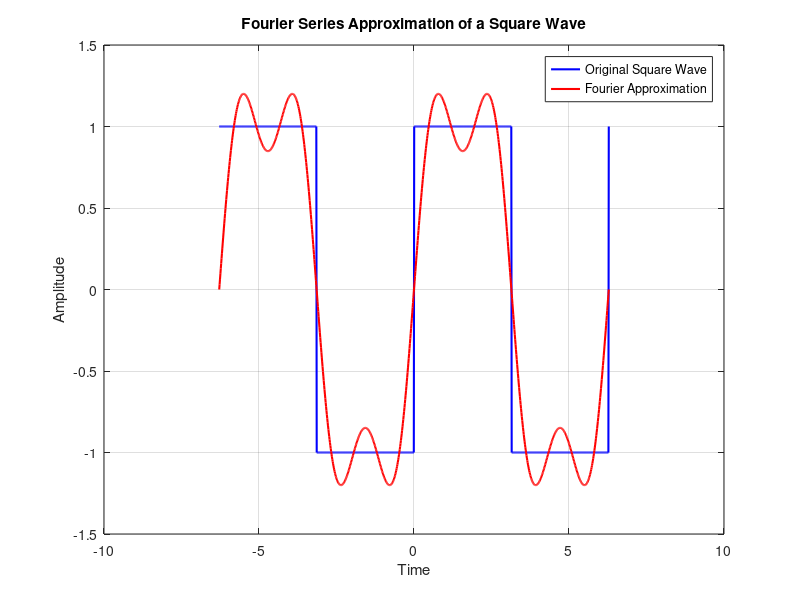
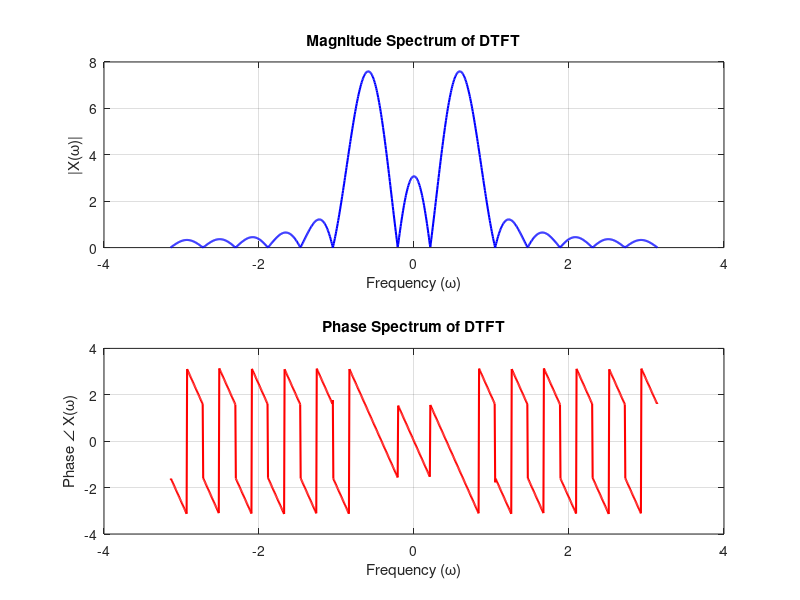
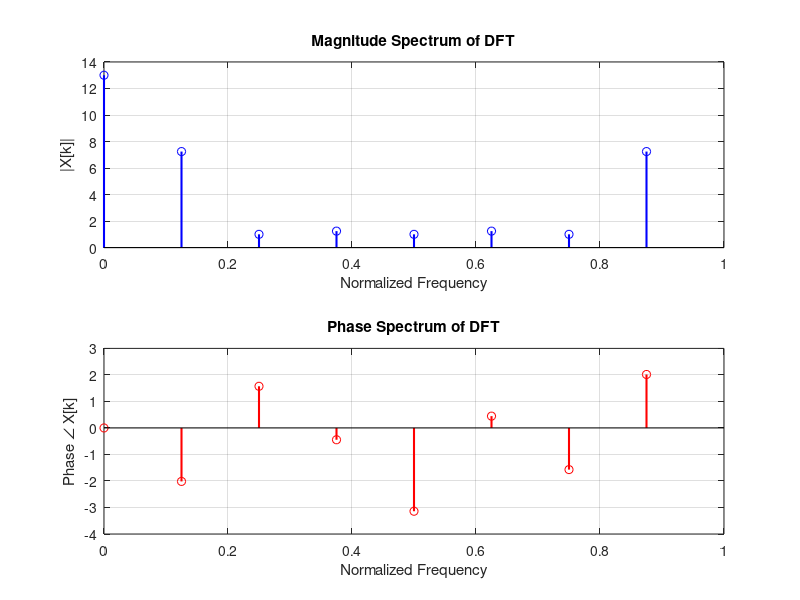

Source code (MATLAB) for these figures, in order:
clc
clear
close all

%% Fourier Series Demonstration for a Square Wave
% Parameters
T = 2 * pi; % Period of the square wave
w0 = 2 * pi / T; % Fundamental frequency
N = 2; % Number of Fourier coefficients (harmonics)
t = linspace(-T, T, 1000); % Time vector for plotting

% Original square wave (for comparison)
square_wave = square(t);

% Fourier series approximation
fourier_approx = zeros(size(t)); % Initialize approximation

% Calculate Fourier series terms
for k = 1:2:(2 * N - 1) % Only odd harmonics contribute to the square wave
    fourier_approx = fourier_approx + (4 / (k * pi)) * sin(k * w0 * t);
end

% Plot the results
figure(1);
plot(t, square_wave, 'b', 'LineWidth', 1.5); % Original square wave
hold on;
plot(t, fourier_approx, 'r', 'LineWidth', 1.5); % Fourier series approximation
title('Fourier Series Approximation of a Square Wave');
xlabel('Time');
ylabel('Amplitude');
legend('Original Square Wave', 'Fourier Approximation');
grid on;
hold off;

%% DTFT Demonstration

% Define the discrete-time signal
n = 0:15; % Time indices
x = sin(2 * pi * 0.1 * n); % Example signal: sine wave

% Define frequency range for DTFT
omega = linspace(-pi, pi, 1000); % Frequencies from -π to π
X = zeros(size(omega)); % Initialize DTFT result

% Compute the DTFT
for k = 1:length(omega)
    X(k) = sum(x .* exp(-1j * omega(k) * n)); % DTFT formula
end

% Magnitude and phase of DTFT
magnitude = abs(X);
phase = angle(X);

% Plotting the results
figure(2);

% Magnitude spectrum
subplot(2, 1, 1);
plot(omega, magnitude, 'b', 'LineWidth', 1.5);
title('Magnitude Spectrum of DTFT');
xlabel('Frequency (\omega)');
ylabel('|X(\omega)|');
grid on;

% Phase spectrum
subplot(2, 1, 2);
plot(omega, phase, 'r', 'LineWidth', 1.5);
title('Phase Spectrum of DTFT');
xlabel('Frequency (\omega)');
ylabel('Phase \angle X(\omega)');
grid on;

%% DFT Demonstration

% Define the discrete-time signal
n = 0:7; % Time indices
x = [1, 2, 3, 4, 2, 1, 0, 0]; % Example signal

% Compute the DFT
N = length(x); % Number of points in the DFT
X = zeros(1, N); % Initialize DFT result

for k = 1:N
    for m = 1:N
        X(k) = X(k) + x(m) * exp(-1j * 2 * pi * (k-1) * (m-1) / N);
    end
end

% Compute the frequency axis
frequencies = (0:N-1) / N;

% Magnitude and phase of the DFT
magnitude = abs(X);
phase = angle(X);

% Plotting the results
figure(3);

% Magnitude spectrum
subplot(2, 1, 1);
stem(frequencies, magnitude, 'b', 'LineWidth', 1.5);
title('Magnitude Spectrum of DFT');
xlabel('Normalized Frequency');
ylabel('|X[k]|');
grid on;

% Phase spectrum
subplot(2, 1, 2);
stem(frequencies, phase, 'r', 'LineWidth', 1.5);
title('Phase Spectrum of DFT');
xlabel('Normalized Frequency');
ylabel('Phase \angle X[k]');
grid on;


%% Circular Convolution 
x = [2, 1, 2, 1];
h = [1, 2, 3, 4];
y = conv(x, h);
disp('actual y = ')
disp(y)
% Using DFT without zero padding
X = fft(x);
H = fft(h);
Y = X .* H;
y = ifft(Y);
disp('y without zero padding = ')
disp(y)
% Using DFT with zero padding
x = [2, 1, 2, 1, 0, 0, 0];
h = [1, 2, 3, 4, 0, 0, 0];
X = fft(x);
H = fft(h);
Y = X .* H;
y = ifft(Y);
disp('y with zero padding = ')
disp(y)